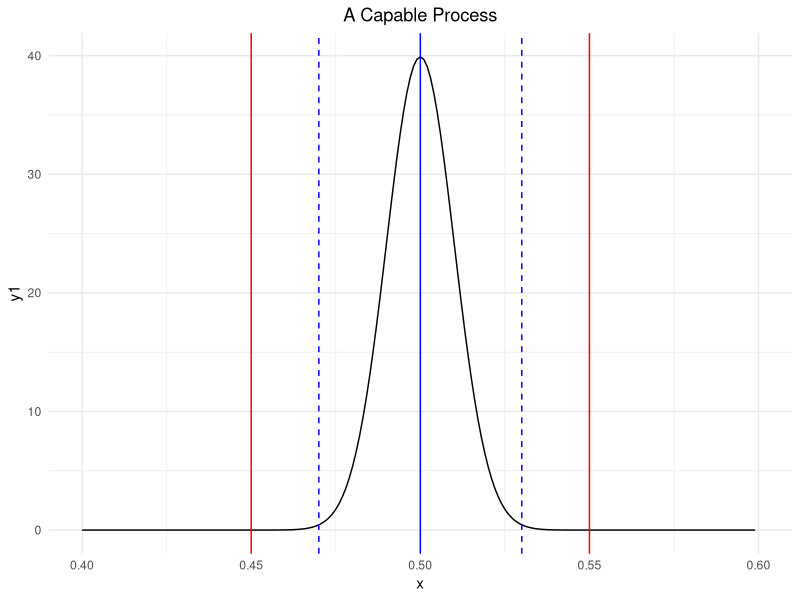
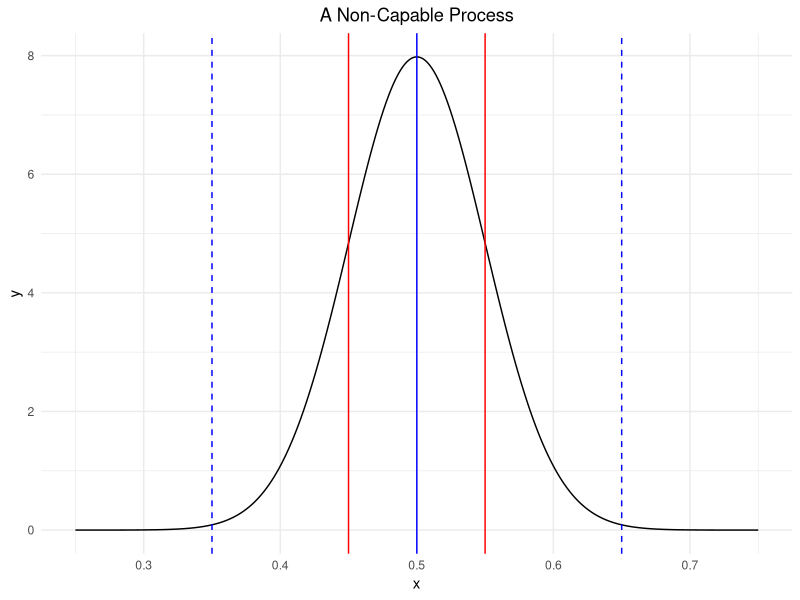

R code for these plots, in order: (Note: this script raises an error after producing the figures.)
## ---- chunk 1
knitr::opts_chunk$set(echo = FALSE,warning=F,message=F,tidy=F,include=T)
## ---- chunk 2
library(tidyverse)
USL <- 0.55
LSL <- 0.45
CL <- 0.5
sigma <- 0.05
sigma1 <- 0.01
x <- seq(0.25,0.75,0.001)
y <- dnorm(x,mean=CL,sd=sigma)
y1 <- dnorm(x,mean=CL,sd=sigma1)
ggplot() + geom_line(aes(x=x,y=y1)) + geom_vline(xintercept=USL,color="red") + geom_vline(xintercept=LSL,color="red") + geom_vline(xintercept=CL,color="blue") + geom_vline(xintercept=CL+3*sigma1,color="blue",linetype="dashed") + geom_vline(xintercept=CL-3*sigma1,color="blue",linetype="dashed") + theme_minimal() +
  labs(title = "A Capable Process") +
  scale_x_continuous(limits=c(0.4,0.6)) +
  theme(plot.title=element_text(hjust=0.5))
## ---- chunk 3
library(tidyverse)
USL <- 0.55
LSL <- 0.45
CL <- 0.5
sigma <- 0.05
sigma1 <- 0.01
x <- seq(0.25,0.75,0.001)
y <- dnorm(x,mean=CL,sd=sigma)
y1 <- dnorm(x,mean=CL,sd=sigma1)
ggplot() + geom_line(aes(x=x,y=y)) + geom_vline(xintercept=USL,color="red") + geom_vline(xintercept=LSL,color="red") + geom_vline(xintercept=CL,color="blue") + geom_vline(xintercept=CL+3*sigma,color="blue",linetype="dashed") + geom_vline(xintercept=CL-3*sigma,color="blue",linetype="dashed") + theme_minimal() +
  labs(title = "A Non-Capable Process") +
  theme(plot.title=element_text(hjust=0.5))
## ---- chunk 4
knitr::include_graphics("OCCxbar.jpg")
